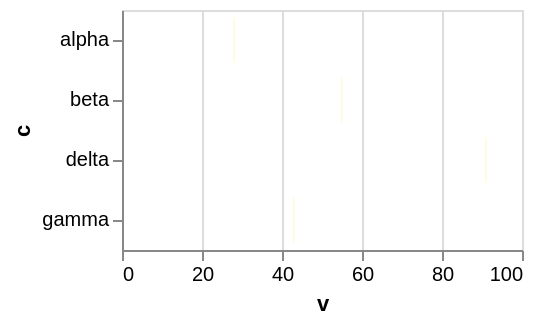

This figure's Vega-Lite source:
### Vega-Lite specification from a JSON file in a GitHub repository (floating-point values rounded to 4 significant figures)
{"$schema": "https://vega.github.io/schema/vega-lite/v6.json", "width": 200, "height": 120, "data": {"values": [{"c": "alpha", "v": 28, "w": 3, "t": "2024-01-07"}, {"c": "beta", "v": 55, "w": 7, "t": "2024-03-19"}, {"c": "gamma", "v": 43, "w": 5, "t": "2024-06-02"}, {"c": "delta", "v": 91, "w": 9, "t": "2024-09-11"}]}, "mark": {"type": "tick", "color": "cornsilk"}, "encoding": {"x": {"field": "v", "type": "quantitative"}, "y": {"field": "c", "type": "nominal"}}}
